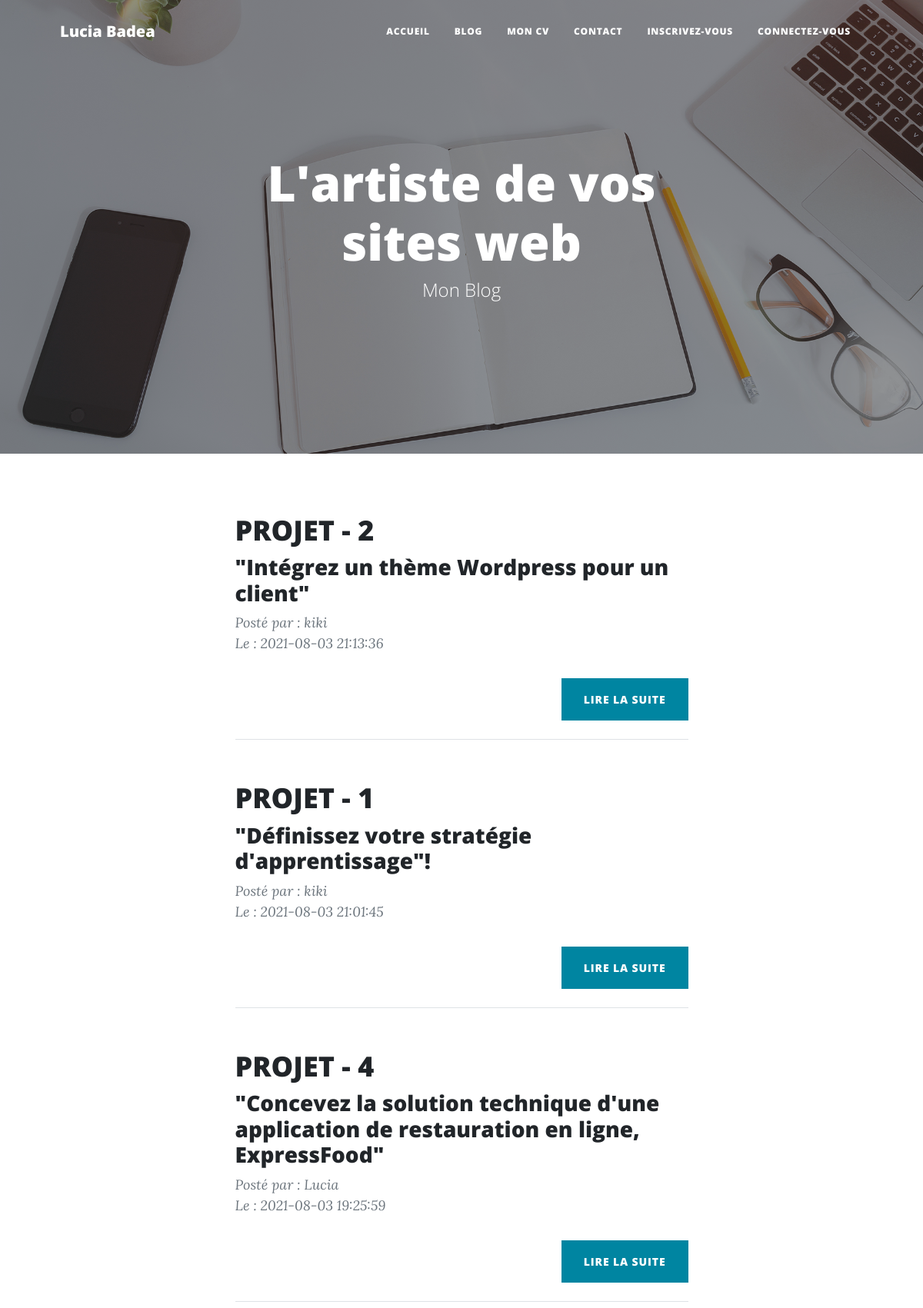
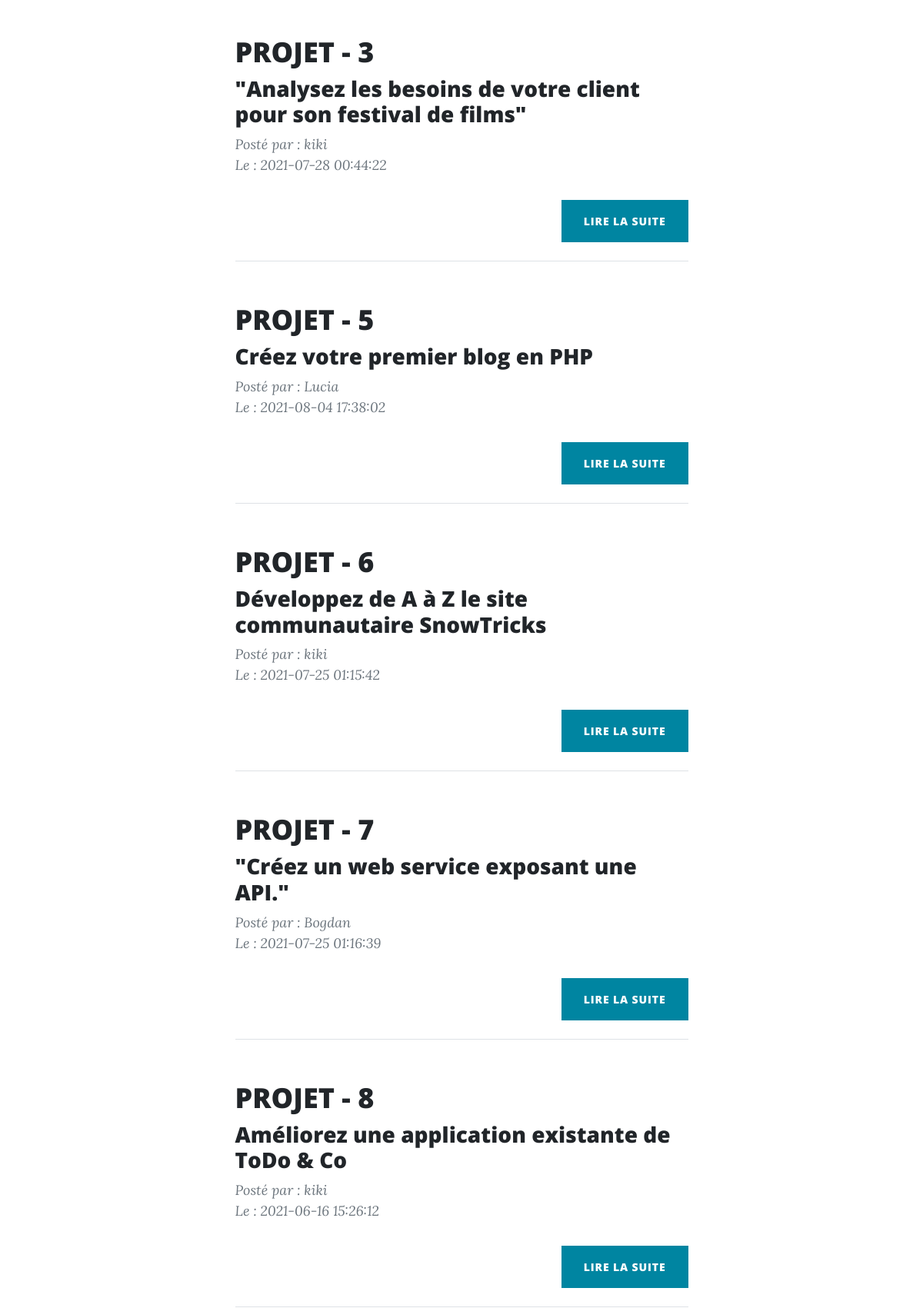
The page / (upper part) on the database its author committed (2 pictures, top to bottom).
### tables this page shows
CREATE TABLE IF NOT EXISTS `posts` (
  `id` int(11) NOT NULL AUTO_INCREMENT,
  `titlePost` varchar(255) NOT NULL,
  `headerPost` text NOT NULL,
  `contentPost` text NOT NULL,
  `updated_at` datetime NOT NULL,
  `actif` tinyint(4) NOT NULL,
  `user_id` int(11) NOT NULL,
  PRIMARY KEY (`id`),
  KEY `user_id` (`user_id`)
);

CREATE TABLE IF NOT EXISTS `user` (
  `id` int(11) NOT NULL AUTO_INCREMENT,
  `userName` varchar(100) NOT NULL,
  `firstName` varchar(100) NOT NULL,
  `lastName` varchar(100) NOT NULL,
  `email` varchar(60) NOT NULL,
  `password` varchar(60) NOT NULL,
  `enabled` tinyint(4) NOT NULL,
  `role_id` int(11) NOT NULL,
  PRIMARY KEY (`id`),
  KEY `role_id` (`role_id`)
);

### src/controller/FrontController.php (called while the page is built, shortened)
<?php
class FrontController extends Controller
{
    public function home()
    {
        $articles = $this->postModel->getPosts();
        $user = $this->userModel->showUsers();
        return $this->view->render('home', [
            'articles' => $articles,
            'user' => $user
        ]);
    }
}

### public/index.php (called while the page is built, shortened)
<?php
$router = new \App\config\Router();
$router->run();

### src/controller/Controller.php (called while the page is built, shortened)
<?php
abstract class Controller
{
    public function __construct()
    {
        $this->postModel = new PostModel();
    }
}

### src/model/PostModel.php (called while the page is built, shortened)
<?php
class PostModel extends Db
{
    private function object($row)
    {
        $article = new Post();
        $article->setId($row['id']);
        $article->setTitlePost($row['titlePost']);
        $article->setHeaderPost($row['headerPost']);
        $article->setContentPost($row['contentPost']);
        $article->setUpdated_at($row['updated_at']);
        $article->setEditor($row['firstName']);
        return $article;
    }
    public function getPosts()
    {
        $sql = 'SELECT posts.id, posts.titlePost, posts.headerPost, posts.contentPost, posts.updated_at, user.lastName, user.firstName, user.userName FROM posts INNER JOIN user ON posts.user_id = user.id WHERE posts.actif = 1 ORDER BY id DESC';
        $resultat = $this->manageRequest($sql);
        $articles = [];
        foreach ($resultat as $row) {
            $post_id = $row['id'];
            $articles[$post_id] = $this->object($row);
        }
        return $articles;
    }
}

### src/model/Db.php (called while the page is built, shortened)
<?php
abstract class Db
{
    private $connection;
    private function tryConnection()
    {
        if ($this->connection === null) {
            return $this->getConnection();
        }
        return $this->connection;
    }
    private function getConnection()
    {
        try {
            $this->connection = new PDO(self::DBHOST, self::DBUSER, self::DBPASS);
            $this->connection->setAttribute(PDO::ATTR_ERRMODE, PDO::ERRMODE_EXCEPTION);
            return $this->connection;
        }
        catch (Exception $errorConnection) {
            die('Erreur de connexion :' . $errorConnection->getMessage());
        }
    }
    protected function manageRequest($sql, $params = null)
    {
        $resultat = $this->tryConnection()->query($sql);
        return $resultat;
    }
}

### src/model/Post.php (called while the page is built, shortened)
<?php
class Post
{
    private $id;
    private $titlePost;
    private $headerPost;
    private $editor;
    private $updated_at;
    public function getId()
    {
        return $this->id;
    }
    public function setId($id)
    {
        $this->id = $id;
    }
    public function getTitlePost()
    {
        return $this->titlePost;
    }
    public function setTitlePost($titlePost)
    {
        $this->titlePost = $titlePost;
    }
    public function getHeaderPost()
    {
        return $this->headerPost;
    }
    public function setHeaderPost($headerPost)
    {
        $this->headerPost = $headerPost;
    }
    public function getEditor()
    {
        return $this->editor;
    }
    public function setEditor($editor)
    {
        $this->editor = $editor;
    }
    public function getUpdated_at()
    {
        return $this->updated_at;
    }
    public function setUpdated_at($updated_at)
    {
        $this->updated_at = $updated_at;
    }
}

### config/HttpRequest.php (called while the page is built, shortened)
<?php
class HttpRequest
{
    private $session;
    public function __construct()
    {
        $this->session = new Session($_SESSION);
    }
    public function getSession()
    {
        return $this->session;
    }
}

### config/Session.php (called while the page is built, shortened)
<?php
class Session
{
    public function get($key)
    {
        return null;
    }
}

### view/home.php (the view, shortened to what this page needs)
<?php
$this->title = "Home";
?>
<header class="masthead" style="background-image: url('assets/img/home-bg.jpg')">
    <div class="container position-relative px-4 px-lg-5">
        <div class="row gx-4 gx-lg-5 justify-content-center">
            <div class="col-md-10 col-lg-8 col-xl-7">
                <div class="site-heading">
                    <h1>L'artiste de vos sites web</h1>
                    <span class="subheading">Mon Blog</span>
                </div>
            </div>
        </div>
    </div>
</header>
<?php
foreach ($articles as $article) {
?>
    <div class="container px-4 px-lg-5">
        <div class="row gx-4 gx-lg-5 justify-content-center">
            <div class="col-md-10 col-lg-8 col-xl-7">
                <div class="post-preview">
                    <a href="../public/index.php?route=article&post_id=<?= htmlspecialchars($article->getId()); ?>">
                        <h2 class="post-title"><?= htmlspecialchars($article->getTitlePost()); ?></h2>
                    </a>
                    <h3 class="post-subtitle"><?= htmlspecialchars($article->getHeaderPost()); ?></h3>
                    <p class="post-meta">
                        Posté par : <?= htmlspecialchars($article->getEditor()); ?><br>
                        Le : <?= htmlspecialchars($article->getUpdated_at()); ?>
                    </p>
                    <div class="d-flex justify-content-end mb-4"><a class="btn btn-primary text-uppercase" href="../public/index.php?route=article&post_id=<?= htmlspecialchars($article->getId()); ?>">Lire la suite</a>
                    </div>
                </div>
                <hr class="my-4" />
            </div>
        </div>
    </div>
<?php
}
?>

### view/base_view.php (shortened to what this page needs)
<!DOCTYPE html>
<html lang="fr">
<head>
    <link href="css/styles.css" rel="stylesheet" />
    <link rel="stylesheet" href="css/custom.css" />
</head>
<body>
    <nav class="navbar navbar-expand-lg navbar-light" id="mainNav">
        <div class="container px-4 px-lg-5">
            <a class="navbar-brand" href="../public/index.php">Lucia Badea</a>
            <div class="collapse navbar-collapse" id="navbarResponsive">
                <ul class="navbar-nav ms-auto py-4 py-lg-0">
                    <li class="nav-item"><a class="nav-link px-lg-3 py-3 py-lg-4" href="../public/index.php">Accueil</a></li>
                    <li class="nav-item"><a class="nav-link px-lg-3 py-3 py-lg-4" href="../public/index.php">Blog</a></li>
                    <li class="nav-item"><a class="nav-link px-lg-3 py-3 py-lg-4" href="http://espace-web-lucia.fr/CV-Lucia.pdf" target="_blank">Mon CV</a></li>
                    <li class="nav-item"><a class="nav-link px-lg-3 py-3 py-lg-4" href="../public/index.php?route=contactForm">Contact</a></li>
                    <?php
                    if ($this->session->get('userName')) {
                    ?>
                        <li class="nav-item"><a id="menu-custom" class="nav-link px-lg-3 py-3 py-lg-4" href="../public/index.php?route=compte">Mon compte</a></li>
                        <li class="nav-item"><a class="nav-link px-lg-3 py-3 py-lg-4" href="../public/index.php?route=logout">Déconnectez-vous</a></li>
                        <?php if ($this->session->get('role') === 'admin') { ?>
                            <li class="nav-item"><a class="nav-link px-lg-3 py-3 py-lg-4" href="../public/index.php?route=admin">Admin</a>
                            <?php }
                    } else {
                            ?>
                            <li class="nav-item"><a class="nav-link px-lg-3 py-3 py-lg-4" href="../public/index.php?route=register">Inscrivez-vous</a></li>
                            <li class="nav-item"><a class="nav-link px-lg-3 py-3 py-lg-4" href="../public/index.php?route=login">Connectez-vous</a></li>
                        <?php
                    }
                        ?>
                </ul>
            </div>
        </div>
    </nav>
    <div id="body">
        <?= $content ?>
    </div>
</body>
</html>

### config/Router.php (shortened to what this page needs)
<?php
class Router
{
    private $backController;
    private $frontController;
    private $errorController;
    private $httpRequest;
    public function __construct()
    {
        $this->backController = new BackController();
        $this->frontController = new FrontController();
        $this->errorController = new ErrorController();
        $this->httpRequest = new HttpRequest();
    }
    public function run()
    {
        try {
            $route = $this->httpRequest->getGet()->get('route');
            if (isset($route)) {
                if ($route === 'article') {
                    $this->frontController->article($this->httpRequest->getGet()->get('post_id'));
                } elseif ($route === 'addPost') {
                    $this->backController->addPost($this->httpRequest->getPost());
                } elseif ($route === 'updatePost') {
                    $this->backController->updatePost($this->httpRequest->getPost(), $this->httpRequest->getGet()->get('post_id'));
                } elseif ($_GET['route'] === 'deletePost') {
                    $this->backController->deletePost($this->httpRequest->getGet()->get('post_id'));
                } elseif ($_GET['route'] === 'addComment') {
                    $this->frontController->addComment($this->httpRequest->getPost(), $this->httpRequest->getGet()->get('post_id'));
                } elseif ($route === 'register') {
                    $this->frontController->register($this->httpRequest->getPost());
                } elseif ($route === 'login') {
                    $this->frontController->login($this->httpRequest->getPost());
                } elseif ($route === 'compte') {
                    $this->backController->compte();
                } elseif ($route === 'editPassword') {
                    $this->backController->editPassword($this->httpRequest->getPost());
                } elseif ($route === 'logout') {
                    $this->backController->logout();
                } elseif ($route === 'deleteCompte') {
                    $this->backController->deleteCompte();
                } elseif ($route === 'admin') {
                    $this->backController->admin();
                } elseif ($route === 'deleteMembre') {
                    $this->backController->deleteMembre($this->httpRequest->getGet()->get('user_id'));
                } elseif ($route === 'isApprovedComment') {
                    $this->backController->isApprovedComment($this->httpRequest->getGet()->get('comment_id'));
                } elseif ($route === 'deleteComment') {
                    $this->backController->deleteComment($this->httpRequest->getGet()->get('comment_id'));
                } elseif ($route === 'contactForm') {
                    $this->frontController->contactForm($this->httpRequest->getPost(), $this->httpRequest->getGet());
                } else {
                    $this->errorController->notFoundError();
                }
            } else {
                $this->frontController->home();
            }
        }
        catch (Exception $e) {
            $this->errorController->serverError();
            echo $e->getMessage();
        }
    }
}

### src/model/View.php (shortened to what this page needs)
<?php
class View
{
    private $title;
    public function __construct()
    {
        $httpRequest = new HttpRequest();
        $this->session = $httpRequest->getSession();
    }
    public function render($template, $data = [])
    {
        $this->file = '../view/' . $template . '.php';
        $content  = $this->renderFile($this->file, $data);
        $view = $this->renderFile('../view/base_view.php', [
            'title' => $this->title,
            'content' => $content
        ]);
        echo $view;
    }
    private function renderFile($file, $data)
    {
        if (file_exists($file)) {
            extract($data);
            require $file;
            return ob_get_clean();
        }
    }
}

### public/css/custom.css (style rules this page uses)
header.masthead .page-heading h1, header.masthead .page-heading .h1, header.masthead .site-heading h1, header.masthead .site-heading .h1 .update { font-size: 4rem; }

### rows shown on the page
posts: titlePost "PROJET - 2", headerPost "\"Intégrez un thème Wordpress pour un client\"", user.firstName "kiki", updated_at "2021-08-03 21:13:36"
posts: titlePost "PROJET - 1", headerPost "\"Définissez votre stratégie d'apprentissage\"!", user.firstName "kiki", updated_at "2021-08-03 21:01:45"
posts: titlePost "PROJET - 4", headerPost "\"Concevez la solution technique d'une application de restauration en ligne, ExpressFood\"", user.firstName "Lucia", updated_at "2021-08-03 19:25:59"
posts: titlePost "PROJET - 3", headerPost "\"Analysez les besoins de votre client pour son festival de films\"", user.firstName "kiki", updated_at "2021-07-28 00:44:22"
posts: titlePost "PROJET - 5", headerPost "Créez votre premier blog en PHP", user.firstName "Lucia", updated_at "2021-08-04 17:38:02"
posts: titlePost "PROJET - 6", headerPost "Développez de A à Z le site communautaire SnowTricks", user.firstName "kiki", updated_at "2021-07-25 01:15:42"
posts: titlePost "PROJET - 7", headerPost "\"Créez un web service exposant une API.\"", user.firstName "Bogdan", updated_at "2021-07-25 01:16:39"
posts: titlePost "PROJET - 8", headerPost "Améliorez une application existante de ToDo & Co", user.firstName "kiki", updated_at "2021-06-16 15:26:12"
